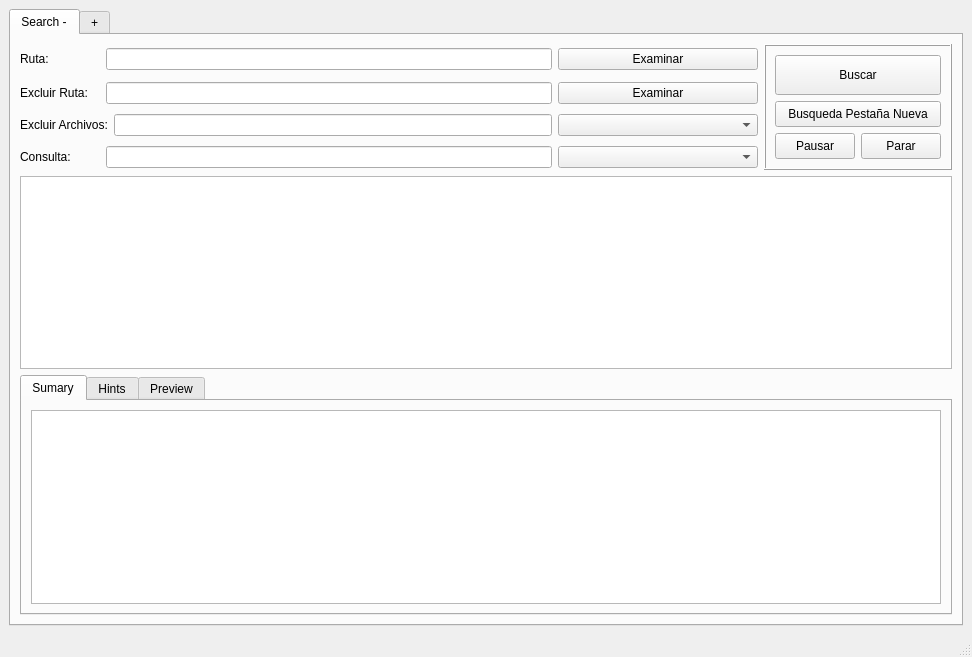
<?xml version="1.0" encoding="UTF-8"?>
<ui version="4.0">
 <class>MainWindow</class>
 <widget class="QMainWindow" name="MainWindow">
  <property name="geometry">
   <rect>
    <x>0</x>
    <y>0</y>
    <width>972</width>
    <height>657</height>
   </rect>
  </property>
  <property name="windowTitle">
   <string>Super Grep</string>
  </property>
  <widget class="QWidget" name="centralwidget">
   <layout class="QGridLayout" name="gridLayout_3">
    <item row="0" column="0">
     <widget class="QTabWidget" name="tabWidget">
      <property name="currentIndex">
       <number>0</number>
      </property>
      <widget class="QWidget" name="tab">
       <attribute name="title">
        <string>Search -</string>
       </attribute>
       <layout class="QGridLayout" name="gridLayout_2">
        <item row="0" column="0">
         <layout class="QHBoxLayout" name="horizontalLayout">
          <item>
           <widget class="QLabel" name="label">
            <property name="minimumSize">
             <size>
              <width>80</width>
              <height>0</height>
             </size>
            </property>
            <property name="text">
             <string>Ruta: </string>
            </property>
           </widget>
          </item>
          <item>
           <widget class="QLineEdit" name="txt_ruta"/>
          </item>
          <item>
           <widget class="QPushButton" name="btn_rutaExaminar">
            <property name="minimumSize">
             <size>
              <width>200</width>
              <height>0</height>
             </size>
            </property>
            <property name="text">
             <string>Examinar</string>
            </property>
           </widget>
          </item>
         </layout>
        </item>
        <item row="0" column="1" rowspan="4">
         <widget class="QFrame" name="frame">
          <property name="frameShape">
           <enum>QFrame::Box</enum>
          </property>
          <property name="frameShadow">
           <enum>QFrame::Raised</enum>
          </property>
          <layout class="QGridLayout" name="gridLayout">
           <item row="0" column="0" colspan="2">
            <widget class="QPushButton" name="btn_buscar">
             <property name="minimumSize">
              <size>
               <width>0</width>
               <height>40</height>
              </size>
             </property>
             <property name="text">
              <string>Buscar</string>
             </property>
            </widget>
           </item>
           <item row="1" column="0" colspan="2">
            <widget class="QPushButton" name="btn_buscarPestanaNueva">
             <property name="minimumSize">
              <size>
               <width>0</width>
               <height>26</height>
              </size>
             </property>
             <property name="text">
              <string>Busqueda Pestaña Nueva</string>
             </property>
            </widget>
           </item>
           <item row="2" column="0">
            <widget class="QPushButton" name="btn_pausar">
             <property name="minimumSize">
              <size>
               <width>0</width>
               <height>26</height>
              </size>
             </property>
             <property name="text">
              <string>Pausar</string>
             </property>
            </widget>
           </item>
           <item row="2" column="1">
            <widget class="QPushButton" name="btn_parar">
             <property name="minimumSize">
              <size>
               <width>0</width>
               <height>26</height>
              </size>
             </property>
             <property name="text">
              <string>Parar</string>
             </property>
            </widget>
           </item>
          </layout>
         </widget>
        </item>
        <item row="1" column="0">
         <layout class="QHBoxLayout" name="horizontalLayout_2">
          <item>
           <widget class="QLabel" name="label_2">
            <property name="minimumSize">
             <size>
              <width>80</width>
              <height>0</height>
             </size>
            </property>
            <property name="text">
             <string>Excluir Ruta: </string>
            </property>
           </widget>
          </item>
          <item>
           <widget class="QLineEdit" name="txt_excluirRuta"/>
          </item>
          <item>
           <widget class="QPushButton" name="btn_excluirExaminar">
            <property name="minimumSize">
             <size>
              <width>200</width>
              <height>0</height>
             </size>
            </property>
            <property name="text">
             <string>Examinar</string>
            </property>
           </widget>
          </item>
         </layout>
        </item>
        <item row="2" column="0">
         <layout class="QHBoxLayout" name="horizontalLayout_3">
          <item>
           <widget class="QLabel" name="label_5">
            <property name="minimumSize">
             <size>
              <width>80</width>
              <height>0</height>
             </size>
            </property>
            <property name="text">
             <string>Excluir Archivos:</string>
            </property>
           </widget>
          </item>
          <item>
           <widget class="QLineEdit" name="txt_incluirArchivos"/>
          </item>
          <item>
           <widget class="QComboBox" name="cb_incluirArchivos">
            <property name="minimumSize">
             <size>
              <width>200</width>
              <height>0</height>
             </size>
            </property>
           </widget>
          </item>
         </layout>
        </item>
        <item row="3" column="0">
         <layout class="QHBoxLayout" name="horizontalLayout_4">
          <item>
           <widget class="QLabel" name="label_6">
            <property name="minimumSize">
             <size>
              <width>80</width>
              <height>0</height>
             </size>
            </property>
            <property name="text">
             <string>Consulta:</string>
            </property>
           </widget>
          </item>
          <item>
           <widget class="QLineEdit" name="txt_consulta"/>
          </item>
          <item>
           <widget class="QComboBox" name="cb_consulta">
            <property name="minimumSize">
             <size>
              <width>200</width>
              <height>0</height>
             </size>
            </property>
           </widget>
          </item>
         </layout>
        </item>
        <item row="4" column="0" colspan="2">
         <widget class="QTableView" name="tableSearch"/>
        </item>
        <item row="5" column="0" colspan="2">
         <widget class="QTabWidget" name="tabs">
          <property name="currentIndex">
           <number>0</number>
          </property>
          <widget class="QWidget" name="tab_sumary">
           <attribute name="title">
            <string>Sumary</string>
           </attribute>
           <layout class="QGridLayout" name="gridLayout_5">
            <item row="0" column="0">
             <widget class="QTextEdit" name="tedit_sumary"/>
            </item>
           </layout>
          </widget>
          <widget class="QWidget" name="tab_hints">
           <attribute name="title">
            <string>Hints</string>
           </attribute>
           <layout class="QGridLayout" name="gridLayout_4">
            <item row="0" column="0">
             <widget class="QTextEdit" name="tedit_hints"/>
            </item>
           </layout>
          </widget>
          <widget class="QWidget" name="tab_preview">
           <attribute name="title">
            <string>Preview</string>
           </attribute>
           <layout class="QGridLayout" name="gridLayout_6">
            <item row="0" column="0">
             <widget class="QTextEdit" name="tedit_preview"/>
            </item>
           </layout>
          </widget>
         </widget>
        </item>
       </layout>
      </widget>
      <widget class="QWidget" name="tab_5">
       <attribute name="title">
        <string>+</string>
       </attribute>
      </widget>
     </widget>
    </item>
   </layout>
  </widget>
  <widget class="QMenuBar" name="menubar">
   <property name="geometry">
    <rect>
     <x>0</x>
     <y>0</y>
     <width>972</width>
     <height>21</height>
    </rect>
   </property>
  </widget>
  <widget class="QStatusBar" name="statusbar"/>
 </widget>
 <resources/>
 <connections/>
</ui>
